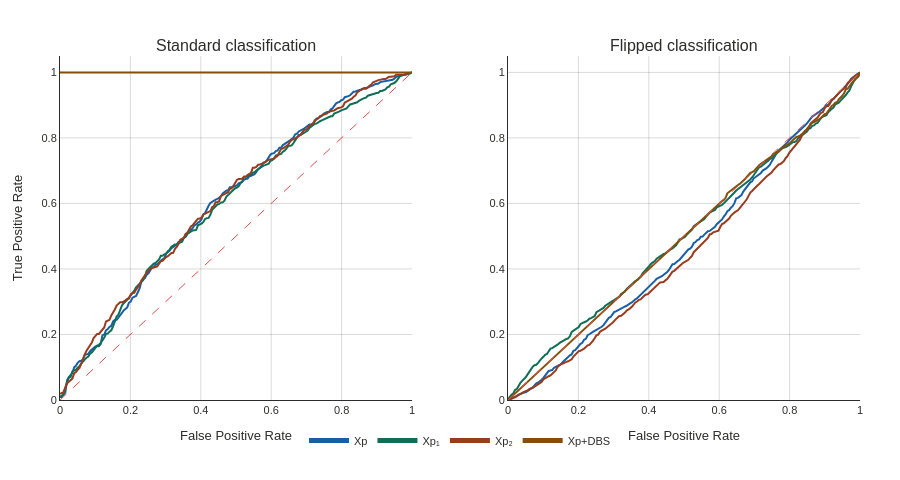

The notebook cell saved with this chart:
### Markdown cell above
## Fig 52: ROC curves

### Code cell
from dashboard.thesis.constants import COLOR_CHANCE as _COLOR_CHANCE

# Standard classification sessions (same as specs.py THESIS_CLASSIFICATION_F1 entries)
_STANDARD_SESSIONS: dict[str, tuple[str, str]] = {
    "PDI1_S2": ("psid_behavioral_PDI1_2_nx_80_n12_i40_dbs_both_narrow_band", "20260315_200324"),
    "PDI1_S4": ("psid_behavioral_PDI1_4_nx_80_n6_i40_dbs_both_narrow_band", "20260315_142838"),
    "PDI4_S2": ("psid_behavioral_PDI4_2_nx_80_n10_i40_dbs_both_narrow_band", "20260315_144054"),
    "PDI4_S3": ("psid_behavioral_PDI4_3_nx65_n10_i40_dbs_both_narrow_band", "20260315_200805"),
}

_STANDARD_PKL_NAMES: dict[str, str] = {
    "xp": "LDA_Xp_prediction.pkl",
    "xp_1": "LDA_Xp_1_prediction.pkl",
    "xp_2": "LDA_Xp_2_prediction.pkl",
    "xp_with_dbs": "LDA_Xp_with_dbs_prediction.pkl",
}


def _load_roc(pkl_path: Path) -> tuple[np.ndarray, np.ndarray, float] | None:
    if not pkl_path.is_file():
        return None
    with open(pkl_path, "rb") as f:
        res = pickle.load(f)
    tr = res.get("test_results", res)
    fpr = tr.get("fpr")
    tpr = tr.get("tpr")
    auc = tr.get("roc_auc", float("nan"))
    if fpr is None or tpr is None:
        return None
    return np.asarray(fpr), np.asarray(tpr), float(auc)


def build_roc_curve_figure(
    results_root,
    theme: ThesisTheme = ThesisTheme.LIGHT,
) -> Figure:
    """Two-column figure: standard (left) and flipped (right) ROC curves.

    Each panel overlays ROC curves for all four feature conditions,
    averaged across sessions.
    """
    fg = true_line_color(theme)
    cls_root = Path(results_root) / "classification"

    fig = make_subplots(
        rows=1, cols=2,
        subplot_titles=["Standard classification", "Flipped classification"],
        horizontal_spacing=0.12,
    )

    # --- Standard ROC (left panel) ---
    for feat in GROUP_ORDER:
        all_fpr, all_tpr = [], []
        for sess_label, (variant, run_ts) in _STANDARD_SESSIONS.items():
            pkl_name = _STANDARD_PKL_NAMES.get(feat)
            if pkl_name is None:
                continue
            pkl_path = cls_root / variant / run_ts / pkl_name
            roc = _load_roc(pkl_path)
            if roc is not None:
                fpr, tpr, _ = roc
                all_fpr.append(fpr)
                all_tpr.append(tpr)

        if all_fpr:
            common_fpr = np.linspace(0, 1, 200)
            interp_tpr = np.array([np.interp(common_fpr, f, t) for f, t in zip(all_fpr, all_tpr)])
            mean_tpr = interp_tpr.mean(axis=0)
            color = _FEAT_COLORS.get(feat, "#888888")
            fig.add_trace(
                go.Scatter(
                    x=common_fpr, y=mean_tpr, mode="lines",
                    name=_FEAT_SHORT.get(feat, feat),
                    line=dict(color=color, width=2.0),
                    legendgroup=feat, showlegend=True,
                ),
                row=1, col=1,
            )

    # --- Flipped ROC (right panel) ---
    for feat in GROUP_ORDER:
        all_fpr, all_tpr = [], []
        suffix, pkl_name = _FLIPPED_FEAT_SUFFIX[feat]
        for sess_label, (var_base, ts_map) in _FLIPPED_SESSIONS.items():
            variant = var_base + suffix
            run_ts = ts_map.get(feat, ts_map.get("xp", ""))
            found = False
            for h in _H_VALUES:
                for m in _M_VALUES:
                    hm_dir = cls_root / variant / run_ts / f"h{h}_m{m}"
                    pkl_path = hm_dir / f"LDA_{pkl_name}_flipped.pkl"
                    roc = _load_roc(pkl_path)
                    if roc is not None:
                        fpr, tpr, _ = roc
                        all_fpr.append(fpr)
                        all_tpr.append(tpr)
                        found = True
                        break
                if found:
                    break

        if all_fpr:
            common_fpr = np.linspace(0, 1, 200)
            interp_tpr = np.array([np.interp(common_fpr, f, t) for f, t in zip(all_fpr, all_tpr)])
            mean_tpr = interp_tpr.mean(axis=0)
            color = _FEAT_COLORS.get(feat, "#888888")
            fig.add_trace(
                go.Scatter(
                    x=common_fpr, y=mean_tpr, mode="lines",
                    name=_FEAT_SHORT.get(feat, feat),
                    line=dict(color=color, width=2.0),
                    legendgroup=feat, showlegend=False,
                ),
                row=1, col=2,
            )

    for col in (1, 2):
        fig.add_trace(
            go.Scatter(
                x=[0, 1], y=[0, 1], mode="lines",
                line=dict(color=_COLOR_CHANCE, width=1.0, dash="dash"),
                showlegend=False, hoverinfo="skip",
            ),
            row=1, col=col,
        )

    apply_thesis_style(fig, theme, height=480, margin=dict(l=60, r=40, t=56, b=80))

    for col in (1, 2):
        fig.update_xaxes(
            title_text="False Positive Rate",
            title_font=dict(size=FONT_SIZE_LABEL, family=FONT_FAMILY),
            range=[0, 1], row=1, col=col,
        )
        fig.update_yaxes(
            title_text="True Positive Rate" if col == 1 else "",
            title_font=dict(size=FONT_SIZE_LABEL, family=FONT_FAMILY),
            range=[0, 1.05], row=1, col=col,
        )

    return fig


fig = build_roc_curve_figure(results_root)
fig.write_image(str(OUT / 'fig_052_roc_curves.png'), width=1100, height=600, scale=2)
fig.show()

### Figure 1 — Plotly figure (JSON) as saved in the notebook; plotly's stock layout.template omitted (floating-point values rounded to 4 significant figures; data arrays with more than 128 entries replaced by an {"elided": "..."} marker saying what was removed)
{"data": [{"legendgroup": "xp", "line": {"color": "#185FA5", "width": 2}, "mode": "lines", "name": "Xp", "showlegend": true, "type": "scatter", "x": {"elided": "200 float values"}, "xaxis": "x", "y": {"elided": "200 float values"}, "yaxis": "y"}, {"legendgroup": "xp_1", "line": {"color": "#0F6E56", "width": 2}, "mode": "lines", "name": "Xp₁", "showlegend": true, "type": "scatter", "x": {"elided": "200 float values"}, "xaxis": "x", "y": {"elided": "200 float values"}, "yaxis": "y"}, {"legendgroup": "xp_2", "line": {"color": "#993C1D", "width": 2}, "mode": "lines", "name": "Xp₂", "showlegend": true, "type": "scatter", "x": {"elided": "200 float values"}, "xaxis": "x", "y": {"elided": "200 float values"}, "yaxis": "y"}, {"legendgroup": "xp_with_dbs", "line": {"color": "#854F0B", "width": 2}, "mode": "lines", "name": "Xp+DBS", "showlegend": true, "type": "scatter", "x": {"elided": "200 float values"}, "xaxis": "x", "y": {"elided": "200 float values"}, "yaxis": "y"}, {"legendgroup": "xp", "line": {"color": "#185FA5", "width": 2}, "mode": "lines", "name": "Xp", "showlegend": false, "type": "scatter", "x": {"elided": "200 float values"}, "xaxis": "x2", "y": {"elided": "200 float values"}, "yaxis": "y2"}, {"legendgroup": "xp_1", "line": {"color": "#0F6E56", "width": 2}, "mode": "lines", "name": "Xp₁", "showlegend": false, "type": "scatter", "x": {"elided": "200 float values"}, "xaxis": "x2", "y": {"elided": "200 float values"}, "yaxis": "y2"}, {"legendgroup": "xp_2", "line": {"color": "#993C1D", "width": 2}, "mode": "lines", "name": "Xp₂", "showlegend": false, "type": "scatter", "x": {"elided": "200 float values"}, "xaxis": "x2", "y": {"elided": "200 float values"}, "yaxis": "y2"}, {"legendgroup": "xp_with_dbs", "line": {"color": "#854F0B", "width": 2}, "mode": "lines", "name": "Xp+DBS", "showlegend": false, "type": "scatter", "x": {"elided": "200 float values"}, "xaxis": "x2", "y": {"elided": "200 float values"}, "yaxis": "y2"}, {"hoverinfo": "skip", "line": {"color": "#E24B4A", "dash": "dash", "width": 1}, "mode": "lines", "showlegend": false, "type": "scatter", "x": [0, 1], "xaxis": "x", "y": [0, 1], "yaxis": "y"}, {"hoverinfo": "skip", "line": {"color": "#E24B4A", "dash": "dash", "width": 1}, "mode": "lines", "showlegend": false, "type": "scatter", "x": [0, 1], "xaxis": "x2", "y": [0, 1], "yaxis": "y2"}], "layout": {"annotations": [{"font": {"size": 16}, "showarrow": false, "text": "Standard classification", "x": 0.22, "xanchor": "center", "xref": "paper", "y": 1, "yanchor": "bottom", "yref": "paper"}, {"font": {"size": 16}, "showarrow": false, "text": "Flipped classification", "x": 0.78, "xanchor": "center", "xref": "paper", "y": 1, "yanchor": "bottom", "yref": "paper"}], "font": {"color": "#2C2C2A", "family": "Arial, Helvetica, sans-serif", "size": 12}, "height": 480, "hovermode": "x unified", "legend": {"bgcolor": "rgba(0,0,0,0)", "font": {"size": 11}, "itemsizing": "constant", "itemwidth": 40, "orientation": "h", "tracegroupgap": 8, "x": 0.5, "xanchor": "center", "y": -0.16, "yanchor": "bottom"}, "margin": {"b": 80, "l": 60, "r": 40, "t": 56}, "paper_bgcolor": "#FFFFFF", "plot_bgcolor": "#FFFFFF", "showlegend": true, "xaxis": {"anchor": "y", "domain": [0, 0.44], "gridcolor": "rgba(0,0,0,0.15)", "linecolor": "#2C2C2A", "linewidth": 1, "mirror": false, "range": [0, 1], "showgrid": true, "showline": true, "tickfont": {"size": 11}, "title": {"font": {"family": "Arial, Helvetica, sans-serif", "size": 13}, "text": "False Positive Rate"}}, "xaxis2": {"anchor": "y2", "domain": [0.56, 1], "gridcolor": "rgba(0,0,0,0.15)", "linecolor": "#2C2C2A", "linewidth": 1, "mirror": false, "range": [0, 1], "showgrid": true, "showline": true, "tickfont": {"size": 11}, "title": {"font": {"family": "Arial, Helvetica, sans-serif", "size": 13}, "text": "False Positive Rate"}}, "yaxis": {"anchor": "x", "domain": [0, 1], "gridcolor": "rgba(0,0,0,0.15)", "linecolor": "#2C2C2A", "linewidth": 1, "mirror": false, "range": [0, 1.05], "showgrid": true, "showline": true, "tickfont": {"size": 11}, "title": {"font": {"family": "Arial, Helvetica, sans-serif", "size": 13}, "text": "True Positive Rate"}}, "yaxis2": {"anchor": "x2", "domain": [0, 1], "gridcolor": "rgba(0,0,0,0.15)", "linecolor": "#2C2C2A", "linewidth": 1, "mirror": false, "range": [0, 1.05], "showgrid": true, "showline": true, "tickfont": {"size": 11}, "title": {"font": {"family": "Arial, Helvetica, sans-serif", "size": 13}, "text": ""}}}}
